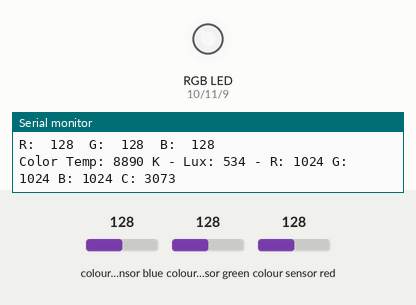
This sketch was run on a simulated ESP32-S3. Shown: an RGB LED mixed from three pins (HIGH = lit), the last lines printed to the serial monitor. The inputs (shaded band) are chosen by the test bench; at power-on: colour sensor blue 128, colour sensor green 128, colour sensor red 128. Dim RGB values are drawn brighter than linear.

Above: at 2.4 s.
2.5 s: colour sensor blue set to 132
At 2.73 s:
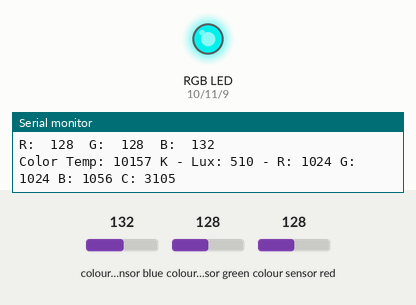
5.5 s: colour sensor green set to 191
At 5.66 s:
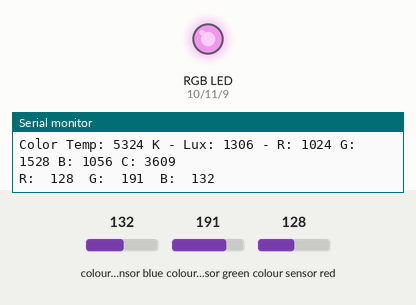
8.5 s: colour sensor red set to 191
At 9.1 s:
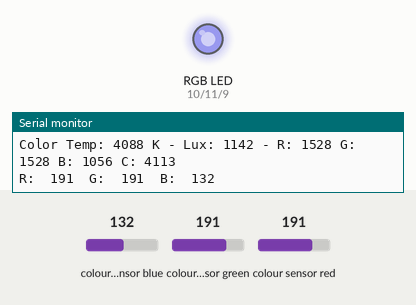
10.0 s: colour sensor blue set to 191
At 10.3 s:
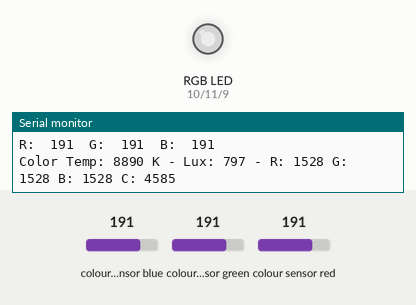
11.5 s: colour sensor green set to 5
At 12.4 s:
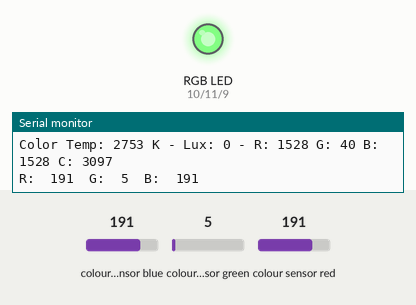
13.0 s: colour sensor red set to 5
At 13.23 s:
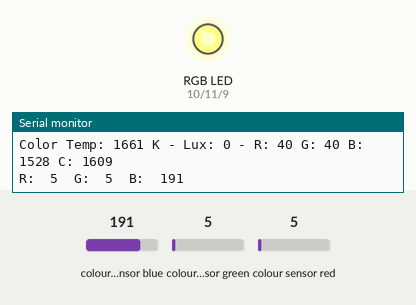
Timing chart, 0 to 17.0 s (numbered marks = the images above; inputs shaded):
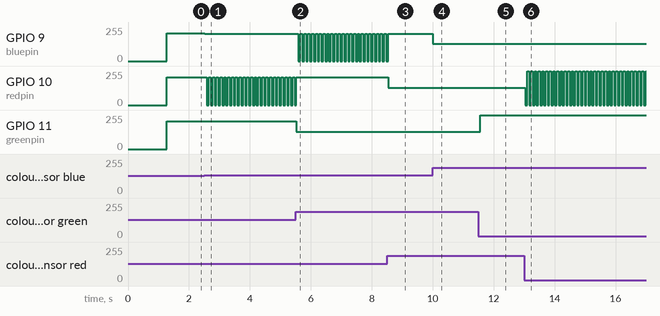

The sketch:

test01.ino
```cpp
// Include different libraries for LCD and RGB sensor
#include <Wire.h>
#include "Adafruit_TCS34725.h"
#include <LiquidCrystal.h>


// define sensor output pin
#define sensorOut 8
// define LED pins
#define redpin 10
#define greenpin 11
#define bluepin 9
// define and declare variables to store RGB values as gamma value
#define commonAnode true
byte gammatable[256];
//declare RGB sensor object
Adafruit_TCS34725 tcs = Adafruit_TCS34725(TCS34725_INTEGRATIONTIME_50MS, TCS34725_GAIN_4X);
// Create an LCD object
LiquidCrystal lcd = LiquidCrystal(2, 3, 4, 5, 6, 7);


void setup() {
  Serial.begin(9600);
  // Check to find RGB sensor and appropriate output to serial monitor
  if (tcs.begin()) {
    Serial.println("Found sensor");
  } else {
    Serial.println("No TCS34725 found ... check your connections");

  while (1); // halt!
  } // use these three pins to drive an LED
  // if statement to attach leds to pins or set their pinmode to output
  #if defined(ARDUINO_ARCH_ESP32)
    ledcAttachPin(redpin, 1);
    ledcSetup(1, 12000, 8);
    ledcAttachPin(greenpin, 2);
    ledcSetup(2, 12000, 8);
    ledcAttachPin(bluepin, 3);
    ledcSetup(3, 12000, 8);
  #else
    pinMode(redpin, OUTPUT);
    pinMode(greenpin, OUTPUT);
    pinMode(bluepin, OUTPUT);
  #endif
  // Calculate gamma values and create gamma table
  for (int i=0; i<256; i++) {
    float x = i;
    x /= 255;
    x = pow(x, 2.5);
    x *= 255;
    if (commonAnode) {
      gammatable[i] = 255 - x;
    } else {
      gammatable[i] = x;
    }
    Serial.println(gammatable[i]);
  }
  // Set Sensor output as input
  pinMode(sensorOut, INPUT);
}

void loop() {
  // declare floating point variables for RGB
  float red, green, blue;
  tcs.setInterrupt(false); // set rgb sensor interrupt to false
  tcs.getRGB(&red, &green, &blue); // get rgb values from sensor
  tcs.setInterrupt(true); // turn off LED
  //output rgb values to serial monitor
  Serial.print("R:\t"); Serial.print(int(red));
  Serial.print("\tG:\t"); Serial.print(int(green));
  Serial.print("\tB:\t"); Serial.print(int(blue));
  Serial.print("\n");

  // output gamma values to LEDs
  #if defined(ARDUINO_ARCH_ESP32)
    ledcWrite(1, gammatable[(int)red]);
    ledcWrite(2, gammatable[(int)green]);
    ledcWrite(3, gammatable[(int)blue]);
  #else
    analogWrite(redpin, gammatable[(int)red]);
    analogWrite(greenpin, gammatable[(int)green]);
    analogWrite(bluepin, gammatable[(int)blue]);
  #endif


  uint16_t r, g, b, c, colorTemp, lux; // Ben comment here
  tcs.getRawData(&r, &g, &b, &c); //get rgb values from sensor and store in r,g,b and c
  colorTemp = tcs.calculateColorTemperature(r, g, b); //calculate colour temp and store in variable
  lux = tcs.calculateLux(r, g, b); // calculate lux and store in variable


  // Print output to Serial Monitor
  Serial.print("Color Temp: "); Serial.print(colorTemp, DEC); Serial.print(" K - ");
  Serial.print("Lux: "); Serial.print(lux, DEC); Serial.print(" - ");
  Serial.print("R: "); Serial.print(r, DEC); Serial.print(" ");
  Serial.print("G: "); Serial.print(g, DEC); Serial.print(" ");
  Serial.print("B: "); Serial.print(b, DEC); Serial.print(" ");
  Serial.print("C: "); Serial.print(c, DEC); Serial.print(" ");
  Serial.println(" ");

  //when Red is high Green should light up
  if ((r > b) && ( r > g)){
    analogWrite(greenpin, gammatable[(int)green]);
    lcd.print("MELLOW ");
    delay(10);
    analogWrite(greenpin, LOW);
    lcd.scrollDisplayLeft();
    delay(10);
  }
  //When Blue is high Red lights up
  if ((b > r) && (b > g)){
    analogWrite(redpin, gammatable[(int)red]);
    lcd.print("FOCUS ");
    delay(10);
    analogWrite(redpin, LOW);
    lcd.scrollDisplayLeft();
    delay(10);
  }

  //When Green is high Blue lights up
  if ((g > r) && (g > b)){
    analogWrite(bluepin, gammatable[(int)blue]);
    lcd.print("ANGRY ");
    delay(10);
    analogWrite(bluepin, LOW);
    lcd.scrollDisplayLeft();
    delay(10);
  }
  // scroll output on lcd to the left
  lcd.scrollDisplayLeft();
  //delay(500);
}
```

Measured:
- the behaviour switches between 128 and 129 on colour sensor blue (found by bisection; images 0 and 1)
- after the input at 2.5 s, GPIO 9 (bluepin): 208/255 → 204/255 at once; GPIO 10 (redpin): 208/255 → 209/255 after 0.08 s, then repeats every 0.13 s: 0/255 0.06 s, 208/255 0.05 s, 209/255 0.01 s
- after the input at 5.5 s, GPIO 9 (bluepin): 204/255 → 205/255 after 0.08 s, then repeats every 0.13 s: 0/255 0.06 s, 204/255 0.05 s, 205/255 0.01 s; GPIO 10 (redpin): goes on until 5.5 s, then stays 208/255; GPIO 11 (greenpin): 208/255 → 130/255 at once
- after the input at 8.5 s, GPIO 9 (bluepin): goes on until 8.5 s, then stays 204/255; GPIO 10 (redpin): 208/255 → 130/255 at once
- after the input at 10.0 s, GPIO 9 (bluepin): 204/255 → 130/255 at once
- after the input at 11.5 s, GPIO 11 (greenpin): 130/255 → 253/255 after 0.06 s
- after the input at 13.0 s, GPIO 10 (redpin): 130/255 → 131/255 at once, then repeats every 0.12 s: 0/255 0.06 s, 253/255 0.05 s, 254/255 0.01 s
